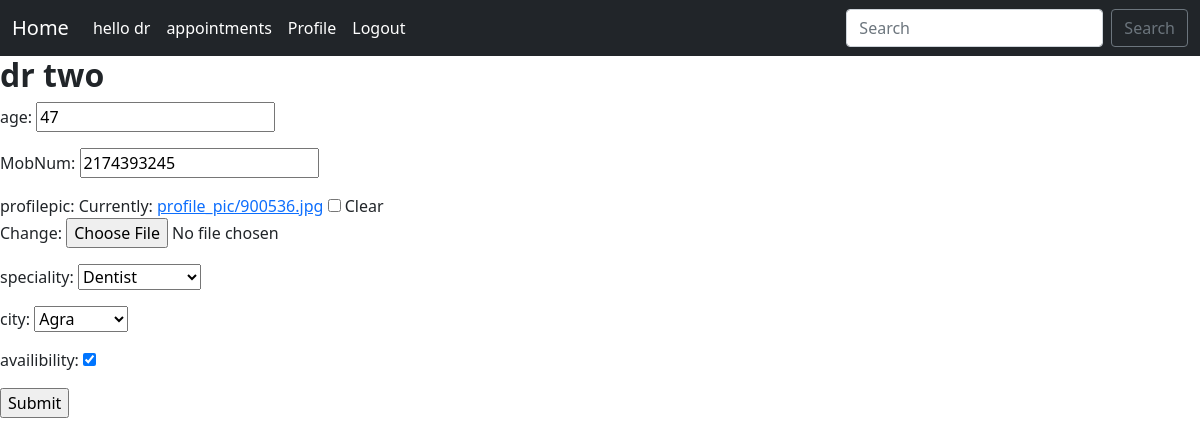
/doctor_profile (signed in), run on the app's committed database.
### appoint/models.py (models this page shows, shortened)
class User(AbstractUser):
    is_patient = models.BooleanField(default=False)
    is_doctor = models.BooleanField(default=False)

class Doctor(models.Model):
    user = models.OneToOneField(User,on_delete=models.CASCADE,null=True)
    age = models.IntegerField(null=True,blank=True)
    mobNum = models.CharField(max_length=100,blank=True)
    profilePicture = models.ImageField(upload_to='profile_pic/',blank=True,null=True)
    speciality = models.ForeignKey(Speciality,null=True,on_delete=models.CASCADE,blank=True)
    city = models.ForeignKey(City,null=True,on_delete=models.CASCADE,blank=True)
    availability = models.BooleanField(default=True)

### appoint/views.py (the view)
# urls.py: path('doctor_profile',views.doctor_profile,name='doctor-profile'),
def doctor_profile(request):
    user=request.user
    if not user.is_doctor:
        redirect('home')
    doctor=Doctor.objects.get(user=user.id)
    form = DoctorForm(request.POST or None,request.FILES or None,instance=doctor)
    form1=  UserForm(instance=user)
    if form.is_valid():
        form.save()
        messages.info(request,'Details Updated Successfully')
        return redirect('doctor-profile')
    return render (request,'doctor_profile.html',{'form':form,'user':user,'form1':form1})

### appoint/forms.py
class DoctorForm(ModelForm):
    class Meta:
        model = Doctor
        fields = ( 'age', 'mobNum','profilePicture','speciality','city','availability')
        labels ={
            'age': 'age',
            'username': 'username',
            'city': 'city',
            'profilePicture': 'profilepic',
            'speciality':'speciality',
            'availability':'availibility',
        }

class UserForm(ModelForm):
    class Meta:
        model = User
        fields = ('first_name', 'last_name', 'username','email','password')
        labels ={
            'first_name': '',
            'last_name': '',
            'username': '',
            'manager': '',
            'email': '',
            'password':'',
        }
        widgets = {
            'first_name': forms.TextInput(attrs={'class':'form-control','placeholder':'first_name'}),
            'last_name': forms.TextInput(attrs={'class':'form-control','placeholder':'last_name'}),
            'username': forms.TextInput(attrs={'class':'form-control','placeholder':'username'}),
            'email': forms.EmailInput(attrs={'class':'form-control','placeholder':'email'}),
            'password': forms.PasswordInput(attrs={'class':'form-control','placeholder':'password'}),
        }

### appoint/models.py (called while the page is built)
    def __str__(self):
        return self.name

    def __str__(self):
        return self.name

### templates/doctor_profile.html (shortened to what this page needs)
{% extends 'base.html' %}
{% block content %}
    <h2><strong>{{user.first_name}} {{user.last_name}}</strong></h2>
    <form action=""  method="POST" enctype="multipart/form-data">
        {{form.as_p}}
        <input type="submit" name="upadate_profile" class="btn-btn-secondary" id="">
    </form>
{% endblock %}

### templates/navbar.html (shortened to what this page needs)
<nav class="navbar navbar-expand-lg navbar-dark bg-dark">
    <div class="container-fluid">
      <a class="navbar-brand" href="{% url 'home'%}">Home</a>
      <div class="collapse navbar-collapse" id="navbarSupportedContent">
        <ul class="navbar-nav me-auto mb-2 mb-lg-0">
          <li class="nav-item">
          {% if user.is_authenticated %}
          <li class="nav-item">
            <a class="nav-link active" aria-current="page" href="">hello {{ user.first_name }}</a>
          </li>
          <a class="nav-link active" aria-current="page" href="{% url 'view-appointments' %}">appointments</a>
          {% if user.is_doctor %}
            <a class="nav-link active" aria-current="page" href="{% url 'view-profile' %}">Profile</a>
            {% endif %}
          <li class="nav-item">
            <a class="nav-link active" aria-current="page" href="{% url 'logout'  %}">Logout</a>
          </li>
          {% endif %}
        </ul>
        <form class="d-flex" method="POST" action="{%  url 'search-doctors' %}">
            <input class="form-control me-2" type="search" placeholder="Search"  name="city"
            aria-label="Search">
            <button class="btn btn-outline-secondary" type="submit">Search</button>
          </form>
      </div>
    </div>
  </nav>

### data on the page
User: first_name "dr", last_name "two"
Doctor: age "47", mobNum "2174393245", speciality "Dentist", city "Agra", availability "☑"
